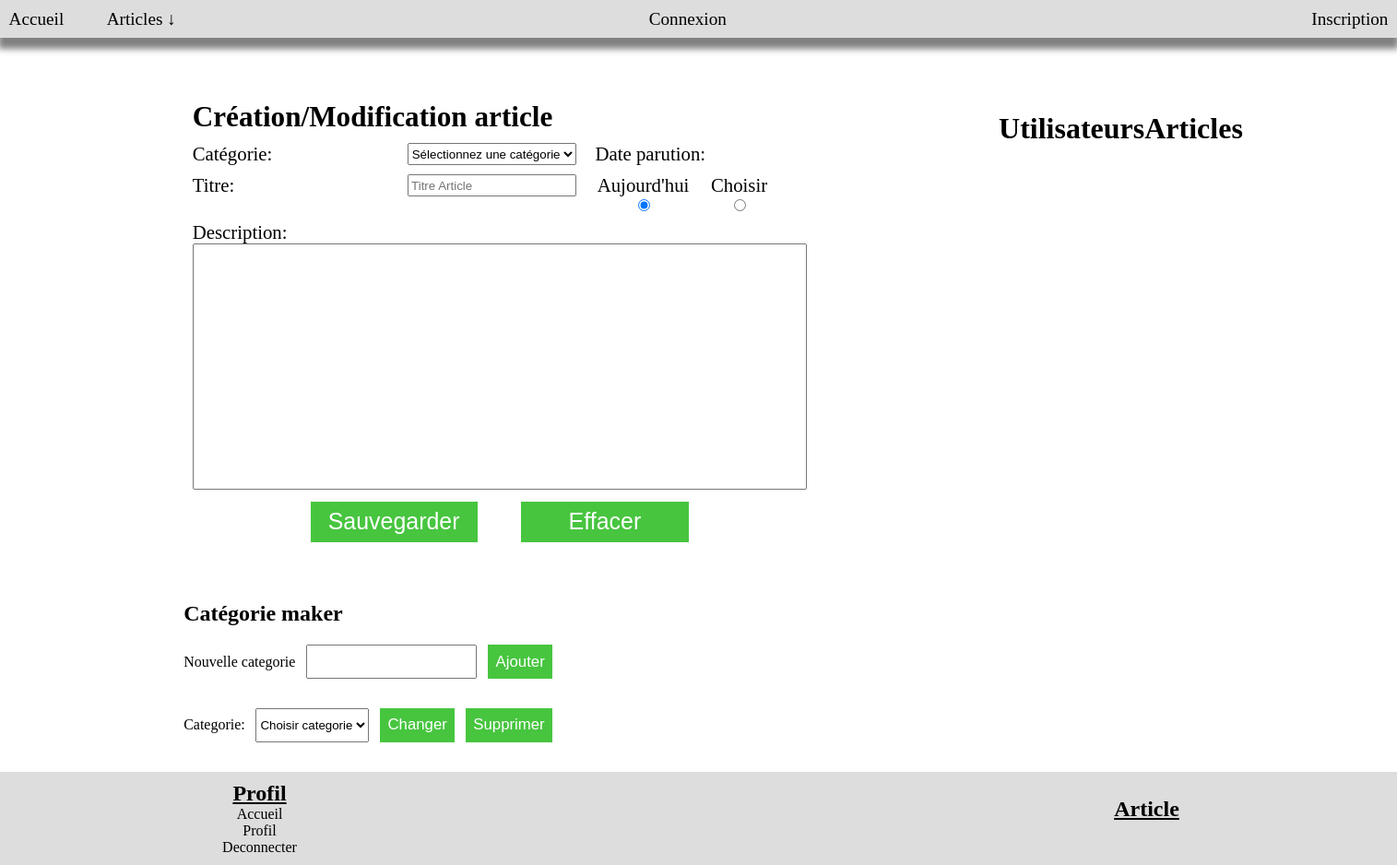
The app's page /admin.php, older data.
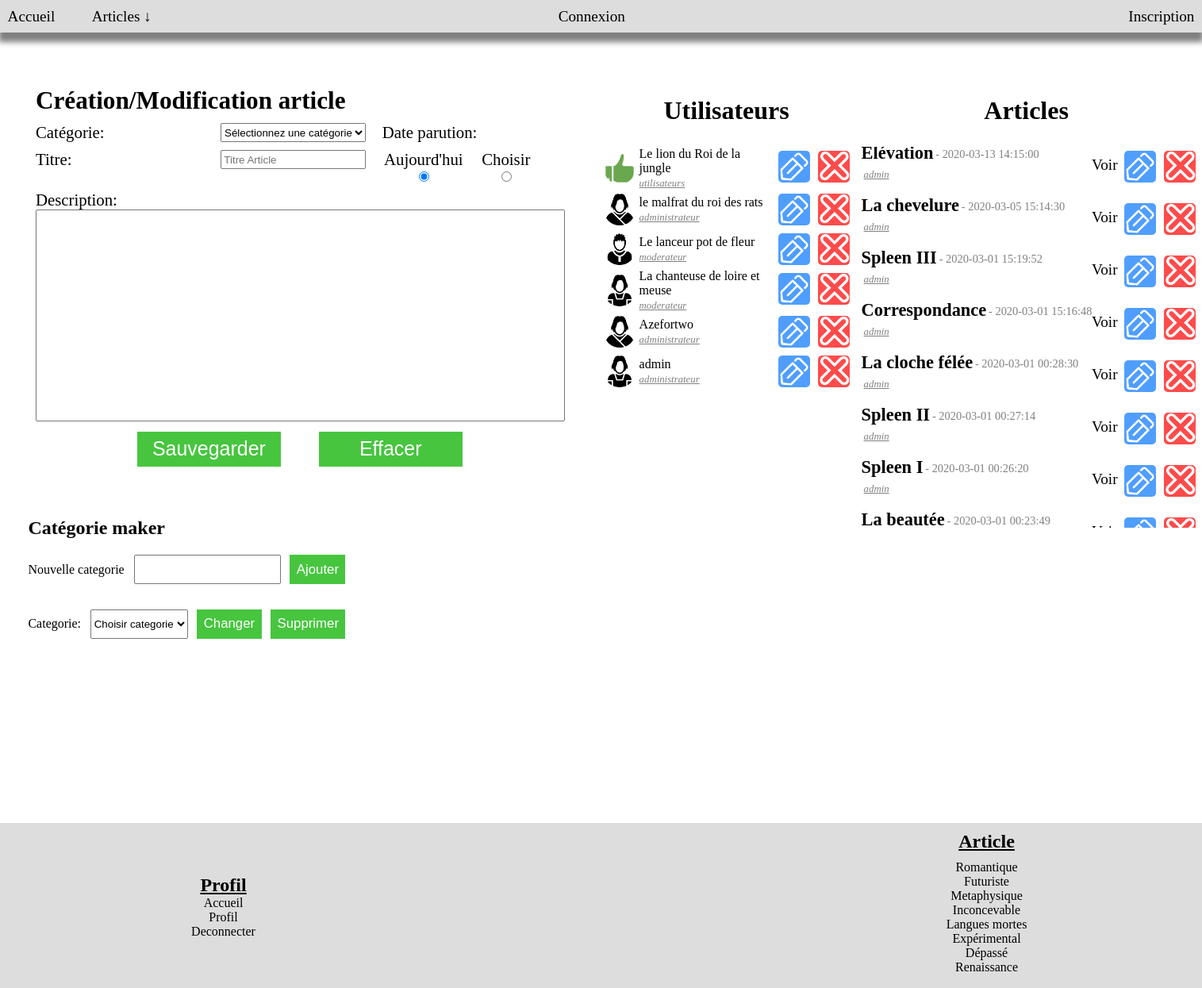
The same page, newer data.
### tables this page shows
CREATE TABLE IF NOT EXISTS `utilisateurs` (
  `id` int(11) NOT NULL AUTO_INCREMENT,
  `login` varchar(255) NOT NULL,
  `password` varchar(255) NOT NULL,
  `email` varchar(255) NOT NULL,
  `id_droits` int(11) NOT NULL,
  `avatar` varchar(250) NOT NULL,
  PRIMARY KEY (`id`)
);

CREATE TABLE IF NOT EXISTS `droits` (
  `id` int(11) NOT NULL,
  `nom` varchar(80) NOT NULL,
  PRIMARY KEY (`id`)
);

CREATE TABLE IF NOT EXISTS `articles` (
  `id` int(11) NOT NULL AUTO_INCREMENT,
  `article` text NOT NULL,
  `id_utilisateur` int(11) NOT NULL,
  `id_categorie` int(11) NOT NULL,
  `date` timestamp NOT NULL,
  `titre` varchar(250) NOT NULL,
  PRIMARY KEY (`id`)
);

CREATE TABLE IF NOT EXISTS `categories` (
  `id` int(11) NOT NULL AUTO_INCREMENT,
  `nom` varchar(80) NOT NULL,
  PRIMARY KEY (`id`)
);

### header.php (called while the page is built, shortened)
<?php
	$stmt = new PDO ("mysql:host=localhost;dbname=blog","root","");
?>
			<?php foreach ($stmt->query("SELECT * FROM categories")->fetchAll() as $categorie) { ?>
			<a href="articles.php?categorie= <?= $categorie[0] ?>" class="a-null "><?= $categorie[1] ?> </a>
			<?php } ?>

### admin.php (the view, shortened to what the changed rows need)
<?php
	$stmt = new PDO("mysql:host=localhost;dbname=blog","root","");
	$user = $stmt->query("SELECT * , utilisateurs.id as id, nom as droit FROM utilisateurs
					INNER JOIN droits ON utilisateurs.id_droits = droits.id
					LIMIT 20")->fetchAll(PDO::FETCH_ASSOC);
?>
<html>
	<head>
		<link rel="stylesheet" type="text/css" href="stylesheet.css"/>
		<link rel="stylesheet" type="text/css" href="bootsamp.css"/>
	</head>
	<body>
			<?php include("header.php"); ?>
		<main class="flexr just-evenly center">
			<article>
			<?php
				if(isset($_GET["article-edit"]))
				{
					$article = $stmt->query("SELECT * , DATE_FORMAT(date,'%Y-%m-%dT%H:%i')
					as date_publication FROM articles WHERE id =".$_GET["article-edit"])->fetch(PDO::FETCH_ASSOC);
					?>
					<form action="" method="POST" id="article-form" class="flexc just-start admin-form">
						<h1>Création/Modification article</h1>
						<div class="flexr just-between">
							<div class="flexc just-start">
								<div class="flexr just-between input-zone">
									<label for="categorie">Catégorie: </label>
									<select name="article-crea-categorie">
										<option value="disabled" disabled>Sélectionnez une catégorie</option>
										<?php foreach($stmt->query("SELECT * FROM categories")->fetchAll(PDO::FETCH_ASSOC) as $categorie=>$infos) {
											if($infos["id"] == $article["id_categorie"]) { ?>
												<option value="<?= $infos["id"] ?>" selected><?= $infos["nom"] ?></option>
										<?php }
											else { ?>
												<option value="<?= $infos["id"] ?>"><?= $infos["nom"] ?></option>
										<?php } }?>
									</select>
								</div>
								<div class="flexr just-between input-zone">
									<label for="titre">Titre: </label>
									<input type="text" name="titre" placeholder="Titre Article" value="<?= $article["titre"] ?>"/>
								</div>
							</div>
							<div class="flexc just-start input-zone" id="article-crea-date">
								<label for="article-crea-date">Date parution: </label>
								<span class="flexr just-start">
									<div class="flexc just-center">
										<label for="article-crea-date-aujourdhui">Aujourd'hui</label>
										<input type="radio" name="article-crea-date-parution" class="center" value="aujourdhui" id="article-crea-date-aujourdhui" required/>
									</div>
									<div class="flexc just-center">
										<label for="article-crea-date-choisir">Choisir</label>
										<input type="radio" name="article-crea-date-parution" class="center" id="article-crea-date-choisir" checked/>
										<input type="datetime-local" value="<?= $article["date_publication"] ?>" name="article-crea-date-choisir-parution" id="article-crea-date-choisir-parution"/></input>
									</div>
								</span>
							</div>
						</div>
						<div class="flexc just-start input-zone">
							<label for="article-crea-text">Description: </label>
							<textarea name="article-crea-text" rows="13" id="article-crea-text-area" required><?= $article["article"] ?></textarea>
						</div>
						<div class="flexr just-between input-zone center" id="article-crea-sub">
							<input type="submit" value="Modifier" name="article-crea-submit" id="article-crea-submit"/>
							<a href="admin.php" id="article-crea-effacer"> <input type="Button" value="Retour" /></a>
						</div>
					</form>
			<?php
				}
			else{ 	?>
				<form action="" method="post" id="article-form" class="flexc just-start admin-form">
					<h1>Création/Modification article</h1>
				</form>
			<?php } ?>
				<form action="" method="post" class="flexc just-center categorie-form" >
					<h1>Catégorie maker</h1>
				</form>
			</article>
			<article class="flexr just-between" >
				<div>
					<h1 id="admin-utilisateurs-title" class="center">Utilisateurs</h1>
					<div id="admin-user-zone">
					<?php foreach($user as $infos) {
							if(isset($_GET["usr"]) && $_GET["usr"] == $infos["id"]) {?>
								<form method="post" class="usr-id-edit flexr just-between center">
									<div class="flexr just-start">
										<img src="<?= $infos["avatar"]?>" class="admin-usr-image center"/>
										<div class="flexc just-between usr-name-log-edit">
											<input type="text" name="usr-login"  value="<?= $infos["login"]?>"/>
											<input type="text" name="usr-mail" class="usr-edit-mail" value="<?= $infos["email"] ?>"/>
											<select name="admin-usr-droit" class="admin-usr-droit">
												<option value="disabled" selected>Droits</option>
												<?php foreach(($stmt->query("SELECT * FROM droits")->fetchAll(PDO::FETCH_ASSOC)) as $droits)
												{ ?>
													<option class="text-black" value="<?= $droits["id"] ?>"><?= $droits["nom"] ?></option>
										<?php	} ?>
											</select>
										</div>
									</div>
									<span class="flexr just-evenly admin-usr-edit-zone">
										<input type="submit" value="" name="<?= $infos["id"] ?>"/>
										<a href="admin.php?delete=<?= $infos["id"] ?>">
											<img src="Images/assets/delete.png" class="admin-usr-delete-img"/>
										</a>
									</span>
								</form>
					<?php }
						else { ?>
						<span class="usr-id flexr just-between center">
							<div class="flexr just-start">
								<img src="<?= $infos["avatar"]?>" class="admin-usr-image center"/>
								<div class="flexc just-center">
									<p class="admin-usr-name"><?= $infos["login"] ?></p>
									<i class="admin-usr-droit"><?= $infos["droit"] ?></i>
								</div>
							</div>
							<span class="flexr just-evenly admin-usr-edit-zone">
								<a href="admin.php?usr=<?= $infos["id"] ?>">
									<img src="Images/assets/edit.png" class="admin-usr-edit-img"/>
								</a>
								<a href="admin.php?delete=<?= $infos["id"] ?>">
									<img src="Images/assets/delete.png" class="admin-usr-delete-img"/>
								</a>
							</span>
						</span>
					<?php }
					}?>
					</div>
				</div>
				<div class="flexc just-start">
					<h1 id="admin-utilisateurs-title" class="center">Articles</h1>
					<div id="admin-article-zone" class="wrap">
						<?php foreach($stmt->query("SELECT *, articles.id as article_id FROM articles INNER JOIN utilisateurs
									ON id_utilisateur= utilisateurs.id ORDER BY date DESC")->fetchAll(PDO::FETCH_ASSOC) as $article) {  ?>
							<div class="flexr just-between admin-article-manage">
								<div class="flexc just-center">
									<span class="flexr just-start">
										<p class="article-title"><?= $article["titre"] ?></p>
										<p class="article-date">- <?= $article["date"] ?></p>
									</span>
									<span class="flexr just-between article-infos-zone">
										<u class="article-createur"><i><?= $article["login"] ?></i></u>
										<a href="article.php?id=<?= $article["article_id"] ?>" class="a-null text-black">Voir</a>
									</span>
								</div>
								<div class="flexr just-center admin-usr-edit-zone">
									<a href="admin.php?article-edit=<?= $article["article_id"] ?>">
										<img src="Images/assets/edit.png" class="admin-usr-edit-img"/>
									</a>
									<a href="admin.php?article-delete=<?= $article["article_id"] ?>">
										<img src="Images/assets/delete.png" class="admin-usr-delete-img"/>
									</a>
								</div>
							</div>
						<?php } ?>
					</div>
				</div>
			</article>
		</main>
		<footer>
			<?php include("footer.php"); ?>
		</footer>
	</body>
</html>

### footer.php (shortened to what the changed rows need)
<nav class="flexr just-between">
	<div class="flexc center">
		<h1 class="center">Profil</h1>
	</div>
	<div class="flexc center" id="crea-article">
		<h1 class="center">Article</h1>
		<div class="flexc">
	<?php foreach ($stmt->query("SELECT * FROM categories")->fetchAll() as $categorie) { ?>
			<a href="articles.php?categorie= <?= $categorie[0] ?>" class="a-null text-black center"><?= $categorie[1] ?> </a>
			<?php } ?>
		</div>
	</div>
</nav>

Row changes from the older to the newer data that the page shows:
added utilisateurs: avatar (picture), login "Le lion du Roi de la jungle", id_droits.nom "utilisateurs"
added utilisateurs: avatar (picture), login "le malfrat du roi des rats", id_droits.nom "administrateur"
added utilisateurs: avatar (picture), login "Le lanceur pot de fleur", id_droits.nom "moderateur"
added utilisateurs: avatar (picture), login "La chanteuse de loire et meuse", id_droits.nom "moderateur"
added utilisateurs: avatar (picture), login "Azefortwo", id_droits.nom "administrateur"
added utilisateurs: avatar (picture), login "admin", id_droits.nom "administrateur"
added articles: titre "Elévation", date "2020-03-13 14:15:00", id_utilisateur.login "admin"
added articles: titre "La chevelure", date "2020-03-05 15:14:30", id_utilisateur.login "admin"
added articles: titre "Spleen III", date "2020-03-01 15:19:52", id_utilisateur.login "admin"
added articles: titre "Correspondance", date "2020-03-01 15:16:48", id_utilisateur.login "admin"
added articles: titre "La cloche félée", date "2020-03-01 00:28:30", id_utilisateur.login "admin"
added articles: titre "Spleen II", date "2020-03-01 00:27:14", id_utilisateur.login "admin"
added articles: titre "Spleen I", date "2020-03-01 00:26:20", id_utilisateur.login "admin"
added articles: titre "La beautée", date "2020-03-01 00:23:49"
added categories: nom "Romantique"
added categories: nom "Futuriste"
added categories: nom "Metaphysique"
added categories: nom "Inconcevable"
added categories: nom "Langues mortes"
added categories: nom "Expérimental"
added categories: nom "Dépassé"
added categories: nom "Renaissance"
